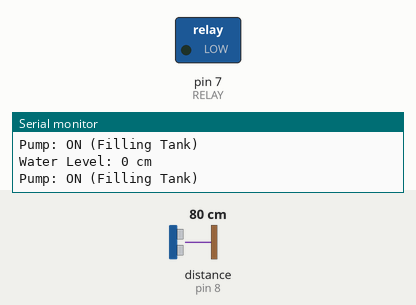
The sketch below on a simulated Arduino Uno, built with avr-gcc and run on an emulated ATmega328P. Parts: switched loads named in the sketch (green lamp = pin HIGH), the last lines printed to the serial monitor. Wiring (inferred from the names in the program): ultrasonic range finder: trigger pin 9; echo pin 8. Inputs (shaded band) come from the test bench; at power-on: distance to the obstacle (sensor on pin 8) 80 cm. The echo pulse lasts 58.3 µs per cm; pins used as bus, display or sensor lines are not drawn.

Above: at 1.8 s.
1.9 s: distance to the obstacle (sensor on pin 8) set to 7 cm
3.4 s: distance to the obstacle (sensor on pin 8) set to 4 cm
At 4.8 s:
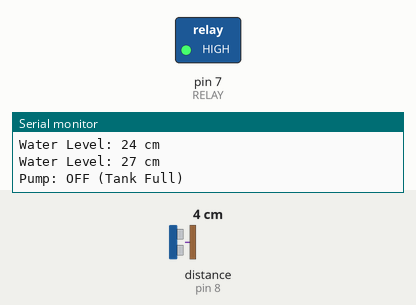
5.5 s: distance to the obstacle (sensor on pin 8) set to 23 cm
7.2 s: distance to the obstacle (sensor on pin 8) set to 28 cm
At 9.2 s:
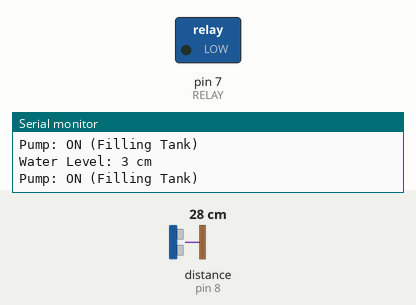
9.5 s: distance to the obstacle (sensor on pin 8) set to 2 cm
At 11.1 s:
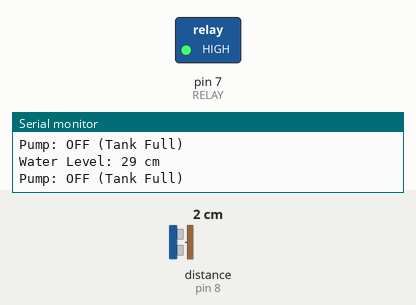
Timing chart, 0 to 12.5 s (numbered marks = the images above; inputs shaded):
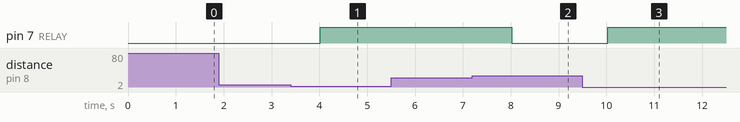

The sketch:

Water-level-monitoring-system.ino
```cpp
#define TRIG 9     // Ultrasonic Sensor TRIG Pin
#define ECHO 8     // Ultrasonic Sensor ECHO Pin
#define RELAY 7    // Relay Module for Pump

long duration;
int distance;
int tankHeight = 30;   // Tank height in cm
int waterLevel;

void setup() {
  pinMode(TRIG, OUTPUT);
  pinMode(ECHO, INPUT);
  pinMode(RELAY, OUTPUT);
  Serial.begin(9600);
  digitalWrite(RELAY, HIGH); // Pump OFF initially
}

void loop() {
  // Send ultrasonic pulse
  digitalWrite(TRIG, LOW);
  delayMicroseconds(2);
  digitalWrite(TRIG, HIGH);
  delayMicroseconds(10);
  digitalWrite(TRIG, LOW);

  // Read echo
  duration = pulseIn(ECHO, HIGH);
  distance = duration * 0.034 / 2; // Convert to cm

  // Calculate water level
  waterLevel = tankHeight - distance;
  if (waterLevel < 0) waterLevel = 0;
  if (waterLevel > tankHeight) waterLevel = tankHeight;

  // Print to Serial Monitor
  Serial.print("Water Level: ");
  Serial.print(waterLevel);
  Serial.println(" cm");

  // Control Pump
  if (waterLevel < 5) {
    digitalWrite(RELAY, LOW);  // Pump ON
    Serial.println("Pump: ON (Filling Tank)");
  } else if (waterLevel > 25) {
    digitalWrite(RELAY, HIGH); // Pump OFF
    Serial.println("Pump: OFF (Tank Full)");
  }

  delay(1000); // Wait 1 sec
}
```

Measured:
- the behaviour switches between 6 and 5 cm on distance to the obstacle (sensor on pin 8) (found by bisection; images 0 and 1)
- the behaviour switches between 26 and 27 cm on distance to the obstacle (sensor on pin 8) (found by bisection; images 1 and 2)
- after the input at 3.4 s, pin 7 (RELAY): LOW → HIGH after 0.61 s
- after the input at 7.2 s, pin 7 (RELAY): HIGH → LOW after 0.82 s
- after the input at 9.5 s, pin 7 (RELAY): LOW → HIGH after 0.53 s
